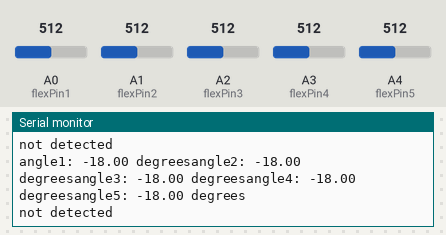
Simulated run of this sketch. Board: Arduino Uno, built with avr-gcc and run on an emulated ATmega328P. On the bench: the last lines printed to the serial monitor. The test bench sets the inputs (shaded band); at power-on: A0 (flexPin1) = 512, A1 (flexPin2) = 512, A2 (flexPin3) = 512, A3 (flexPin4) = 512, A4 (flexPin5) = 512.

Above: at 3.8 s.
3.9 s: A0 (flexPin1) set to 716
At 6.24 s:
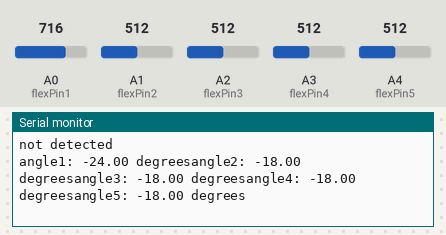
7.9 s: A1 (flexPin2) set to 716
At 10.2 s:
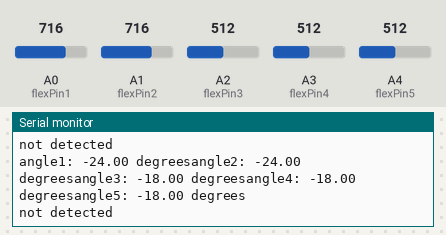
11.9 s: A2 (flexPin3) set to 716
At 13.6 s:
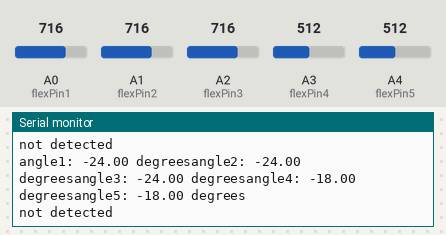
15.9 s: A3 (flexPin4) set to 716
At 19.3 s:
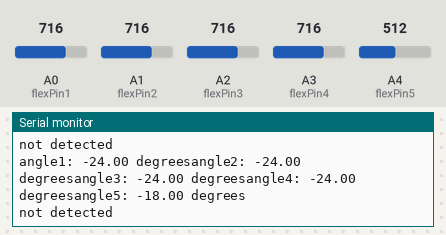
19.9 s: A4 (flexPin5) set to 716
At 22.8 s:
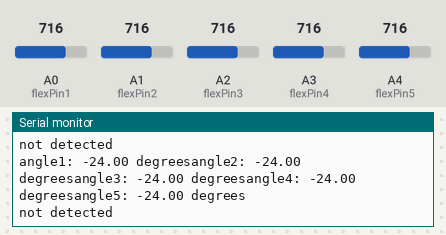
23.9 s: A0 (flexPin1) set to 992
At 25.1 s:
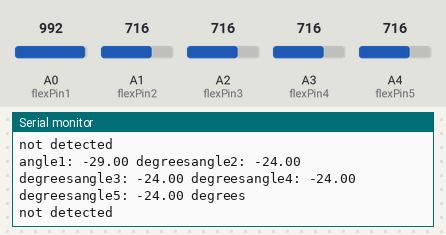
Timing chart, 0 to 26.9 s (numbered marks = the images above; inputs shaded):
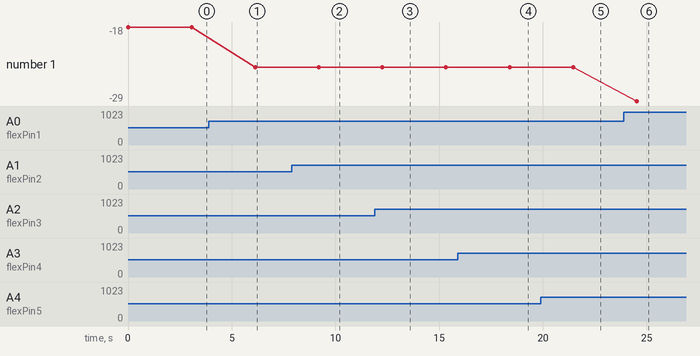

The sketch:

signLanguageFinal.ino
```cpp
const int flexPin1 = A0;		// Pin connected to voltage divider output
const int flexPin2 = A1;
const int flexPin3 = A2;
const int flexPin4 = A3;
const int flexPin5 = A4;

char temp = '0';


// Change these constants according to your project's design
const float VCC = 5;			// voltage at Ardunio 5V line
const float R_DIV = 10000.0;	// resistor used to create a voltage divider
const float flatResistance = 25000.0;	// resistance when flat
const float bendResistance = 100000.0;	// resistance at 90 deg

void setup() {
	Serial.begin(9600);
	pinMode(flexPin1, INPUT);
  pinMode(flexPin2, INPUT);
  pinMode(flexPin3, INPUT);
  pinMode(flexPin4, INPUT);
  pinMode(flexPin5, INPUT);
}

void printVal(char x){
  while(x!=temp)
  {
    Serial.println(x);
    temp = x;
  }
}

void loop() {
	// Read the ADC, and calculate voltage and resistance from it
	int ADCflex1 = analogRead(flexPin1);
  int ADCflex2 = analogRead(flexPin2);
  int ADCflex3 = analogRead(flexPin3);
  int ADCflex4 = analogRead(flexPin4);
  int ADCflex5 = analogRead(flexPin5);

	float Vflex1 = ADCflex1 * VCC / 1023.0;
	float Rflex1 = R_DIV * (VCC / Vflex1 - 1.0);
  float Vflex2 = ADCflex2 * VCC / 1023.0;
	float Rflex2 = R_DIV * (VCC / Vflex2 - 1.0);
  float Vflex3 = ADCflex3 * VCC / 1023.0;
	float Rflex3 = R_DIV * (VCC / Vflex3 - 1.0);
  float Vflex4 = ADCflex4 * VCC / 1023.0;
	float Rflex4 = R_DIV * (VCC / Vflex4 - 1.0);
  float Vflex5 = ADCflex5 * VCC / 1023.0;
	float Rflex5 = R_DIV * (VCC / Vflex5 - 1.0);


	// Use the calculated resistance to estimate the sensor's bend angle:
	float angle1 = map(Rflex1, flatResistance, bendResistance, 0, 90.0);
  float angle2 = map(Rflex2, flatResistance, bendResistance, 0, 90.0);
  float angle3 = map(Rflex3, flatResistance, bendResistance, 0, 90.0);
  float angle4 = map(Rflex4, flatResistance, bendResistance, 0, 90.0);
  float angle5 = map(Rflex5, flatResistance, bendResistance, 0, 90.0);

	Serial.print("angle1: " + String(angle1) + " degrees");
  Serial.print("angle2: " + String(angle2) + " degrees");
  Serial.print("angle3: " + String(angle3) + " degrees");
  Serial.print("angle4: " + String(angle4) + " degrees");
  Serial.print("angle5: " + String(angle5) + " degrees");

	Serial.println();

  if ((angle1<=41&&angle1>=28)&&(angle2<=27&&angle2>=25)&&(angle3<=21&&angle3>=19)&&(angle4<=26&&angle4>=23)&&(angle5<=31&&angle5>=27)){
    printVal('A');
  }
  else if ((angle1<=28&&angle1>=25)&&(angle2<=24&&angle2>=22)&&(angle3<19&&angle3>=17)&&(angle4<=24&&angle4>=21)&&(angle5<=38&&angle5>=27)){
    printVal('B');
  }
  else if ((angle1<=28&&angle1>=25)&&(angle2<=25&&angle2>=22)&&(angle3<=20&&angle3>=17)&&(angle4<=26&&angle4>=22)&&(angle5<=31&&angle5>=27)){
    printVal('C');
  }
  else if ((angle1<=31&&angle1>=27)&&(angle2<=26&&angle2>=24)&&(angle3<=20&&angle3>=18)&&(angle4<=24&&angle4>=20)&&(angle5<=31&&angle5>=28)){
    printVal('D');
  }
  else if ((angle1<=30&&angle1>=27)&&(angle2<=26&&angle2>=23)&&(angle3<=20&&angle3>=18)&&(angle4<=27&&angle4>=23)&&(angle5<=33&&angle5>=28)){
    printVal('E');
  }
  else if ((angle1<=27&&angle1>=25)&&(angle2<=24&&angle2>=21)&&(angle3<=18&&angle3>=17)&&(angle4<=26&&angle4>=23)&&(angle5<=32&&angle5>=27)){
    printVal('F');
  }
  else if ((angle1<=30&&angle1>=27)&&(angle2<=27&&angle2>=24)&&(angle3<=20&&angle3>=18)&&(angle4<=23&&angle4>=19)&&(angle5<=34&&angle5>=26)){
    printVal('G');
  }
  else if ((angle1<=32&&angle1>=27)&&(angle2<=27&&angle2>=23)&&(angle3<=18&&angle3>=16)&&(angle4<=23&&angle4>=21)&&(angle5<=42&&angle5>=27)){
    printVal('H');
  }
  else if ((angle1<=29&&angle1>=26)&&(angle2<=27&&angle2>=23)&&(angle3<=21&&angle3>=18)&&(angle4<=26&&angle4>=23)&&(angle5<=38&&angle5>=27)){
    printVal('I');
  }
  else if ((angle1<=27&&angle1>=25)&&(angle2<=26&&angle2>=22)&&(angle3<=20&&angle3>=17)&&(angle4<=26&&angle4>=22)&&(angle5<=35&&angle5>=28)){
    printVal('J');
  }
  else if ((angle1<=30&&angle1>=25)&&(angle2<=25&&angle2>=21)&&(angle3<=18&&angle3>=17)&&(angle4<=24&&angle4>=20)&&(angle5<=36&&angle5>=25)){
    printVal('K');
  }
  else if ((angle1<=31&&angle1>=27)&&(angle2<=27&&angle2>=23)&&(angle3<=20&&angle3>=18)&&(angle4<=24&&angle4>=20)&&(angle5<=30&&angle5>=26)){
    printVal('L');
  }
  else if ((angle1<=31&&angle1>=28)&&(angle2<=25&&angle2>=22)&&(angle3<=20&&angle3>=17)&&(angle4<=25&&angle4>=21)&&(angle5<=37&&angle5>=29)){
    printVal('M');
  }
  else if ((angle1<=30&&angle1>=26)&&(angle2<=29&&angle2>=23)&&(angle3<=20&&angle3>=17)&&(angle4<=25&&angle4>=20)&&(angle5<=38&&angle5>=28)){
    printVal('N');
  }
  else if ((angle1<=28&&angle1>=25)&&(angle2<=25&&angle2>=23)&&(angle3<=19&&angle3>=17)&&(angle4<=25&&angle4>=20)&&(angle5<=34&&angle5>=25)){
    printVal('O');
  }
  else if ((angle1<=28&&angle1>=25)&&(angle2<=26&&angle2>=21)&&(angle3<=19&&angle3>=17)&&(angle4<=24&&angle4>=18)&&(angle5<=38&&angle5>=25)){
    printVal('P');
  }
  else if ((angle1<=29&&angle1>=27)&&(angle2<=25&&angle2>=23)&&(angle3<=19&&angle3>=17)&&(angle4<=22&&angle4>=19)&&(angle5<=31&&angle5>=26)){
    printVal('Q');
  }
  else if ((angle1<=30&&angle1>=26)&&(angle2<=26&&angle2>=22)&&(angle3<=19&&angle3>=17)&&(angle4<=24&&angle4>=19)&&(angle5<=33&&angle5>=25)){
    printVal('R');
  }
  else if ((angle1<=31&&angle1>=28)&&(angle2<=29&&angle2>=24)&&(angle3<=21&&angle3>=17)&&(angle4<=28&&angle4>=22)&&(angle5<=56&&angle5>=27)){
    printVal('S');
  }
  else if ((angle1<=32&&angle1>=25)&&(angle2<=26&&angle2>=22)&&(angle3<=20&&angle3>=17)&&(angle4<=26&&angle4>=19)&&(angle5<=33&&angle5>=26)){
    printVal('T');
  }
  else if ((angle1<=30&&angle1>=27)&&(angle2<=38&&angle2>=24)&&(angle3<=19&&angle3>=17)&&(angle4<=24&&angle4>=20)&&(angle5<=45&&angle5>=17)){
    printVal('U');
  }
  else if ((angle1<=30&&angle1>=26)&&(angle2<=28&&angle2>=23)&&(angle3<=18&&angle3>=16)&&(angle4<=23&&angle4>=19)&&(angle5<=33&&angle5>=26)){
    printVal('V');
  }
  else if ((angle1<=32&&angle1>=27)&&(angle2<=25&&angle2>=21)&&(angle3<=19&&angle3>=16)&&(angle4<=25&&angle4>=19)&&(angle5<=32&&angle5>=26)){
    printVal('W');
  }
  else if ((angle1<=29&&angle1>=25)&&(angle2<=27&&angle2>=22)&&(angle3<=19&&angle3>=16)&&(angle4<=23&&angle4>=21)&&(angle5<=34&&angle5>=25)){
    printVal('X');
  }
  else if ((angle1<=29&&angle1>=25)&&(angle2<=25&&angle2>=22)&&(angle3<=19&&angle3>=17)&&(angle4<=25&&angle4>=21)&&(angle5<=30&&angle5>=26)){
    printVal('Y');
  }
  else if ((angle1<=29&&angle1>=25)&&(angle2<=23&&angle2>=21)&&(angle3<=20&&angle3>=17)&&(angle4<=26&&angle4>=21)&&(angle5<=31&&angle5>=26)){
    printVal('Z');
  }
  else{
    Serial.println("not detected");
  }


	delay(3000);
}
```

Measured:
- after the input at 3.9 s, the serial monitor: prints a new line after 2.2 s (image 1)
- after the input at 7.9 s, the serial monitor: prints a new line after 1.3 s (image 2)
- after the input at 11.9 s, the serial monitor: prints a new line after 0.36 s (image 3)
- after the input at 15.9 s, the serial monitor: prints a new line after 2.5 s (image 4)
- after the input at 19.9 s, the serial monitor: prints a new line after 1.6 s (image 5)
- after the input at 23.9 s, the serial monitor: prints a new line after 0.62 s (image 6)
- plotted number 1: -18 → -24 after the input at 3.9 s, -24 → -29 after the input at 23.9 s
